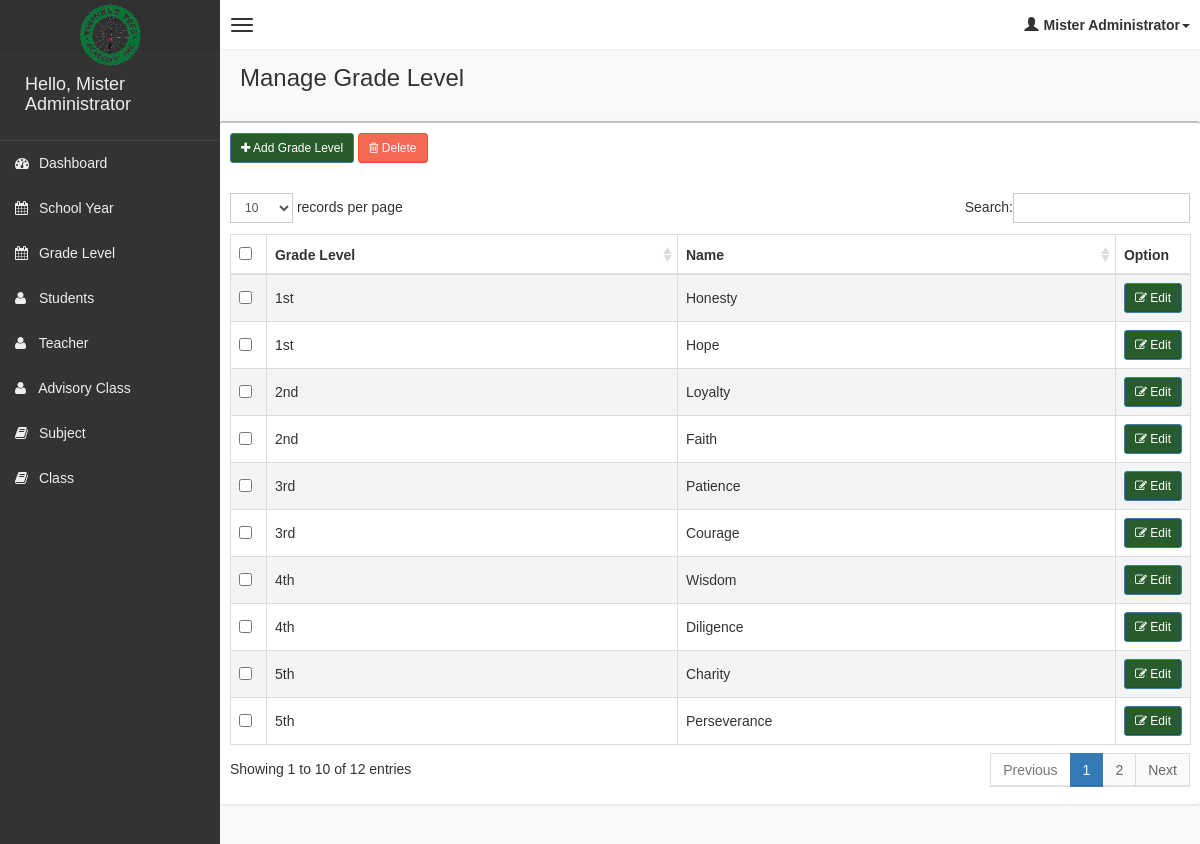
/system/pages/yearlevel/yearlevel.php (signed in), run on the app's committed database.
### tables this page shows
CREATE TABLE IF NOT EXISTS `tblyearlevel` (
  `id` int(11) NOT NULL AUTO_INCREMENT,
  `yearlevel` varchar(20) NOT NULL,
  `description` varchar(50) NOT NULL,
  PRIMARY KEY (`id`)
);

### system/pages/yearlevel/yearlevel.php (shortened to what this page needs)
<!DOCTYPE html>
<html>
    <?php include('../head_css.php'); ?>
    <body class="skin-black">
        <?php
        include "../connection.php";
        ?>
        <?php include('../header.php'); ?>
        <div class="wrapper row-offcanvas row-offcanvas-left">
            <?php include('../sidebar-left.php'); ?>
            <aside class="right-side">
                <section class="content-header">
                    <h1>
                        Manage Grade Level
                    </h1>
                </section>
                <section class="content">
                    <div class="row">
                            <div class="box">
                                <div class="box-header">
                                    <div style="padding:10px;">
                                        <button class="btn btn-primary btn-sm" style ="background-color: #285C2D; color: white;" data-toggle="modal" data-target="#addYLModal"><i class="fa fa-plus" aria-hidden="true"></i> Add Grade Level</button>
                                        <button class="btn btn-danger btn-sm" data-toggle="modal" data-target="#deleteModal"><i class="fa fa-trash-o" aria-hidden="true"></i> Delete</button>
                                    </div>
                                </div>
                                <div class="box-body table-responsive">
                                <form method="post">
                                    <table id="table" class="table table-bordered table-striped">
                                        <thead>
                                            <tr>
                                                <th style="width: 20px !important;"><input type="checkbox" name="chk_delete[]" class="cbxMain" onchange="checkMain(this)" /></th>
                                                <th>Grade Level</th>
                                                <th>Name</th>
                                                <th style="width: 40px !important;">Option</th>
                                            </tr>
                                        </thead>
                                        <tbody>
                                            <?php
                                            $squery = mysqli_query($con, "select * from tblyearlevel");
                                            while($row = mysqli_fetch_array($squery))
                                            {
                                                echo '
                                                <tr>
                                                    <td><input type="checkbox" name="chk_delete[]" class="chk_delete" value="'.$row['id'].'" /></td>
                                                    <td>'.$row['yearlevel'].'</td>
                                                    <td>'.$row['description'].'</td>
                                                    <td><button class="btn btn-primary btn-sm" style ="background-color: #285C2D; color: white;" data-target="#editModal'.$row['id'].'" data-toggle="modal"><i class="fa fa-pencil-square-o" aria-hidden="true"></i> Edit</button></td>
                                                </tr>
                                                ';
                                            }
                                            ?>
                                        </tbody>
                                    </table>
                                    </form>
                                </div>
                            </div>
                    </div>
                </section>
            </aside>
        </div>
    </body>
</html>

### system/pages/head_css.php (shortened to what this page needs)
<head>
    <link href="../../css/bootstrap.min.css" rel="stylesheet" type="text/css" />
    <link href="../../css/font-awesome.min.css" rel="stylesheet" type="text/css" />
    <link href="../../css/ionicons.min.css" rel="stylesheet" type="text/css" />
    <link href="../../js/morris/morris-0.4.3.min.css" rel="stylesheet" type="text/css" />
    <link href="../../css/AdminLTE.css" rel="stylesheet" type="text/css" />
    <link href="../../css/datatables/dataTables.bootstrap.css" rel="stylesheet" type="text/css" />
    <link href="../../css/bootstrap-datepicker.min.css" rel="stylesheet" type="text/css" />
</head>

### system/pages/header.php (shortened to what this page needs)
<?php
 echo  '<header class="header">
          <a href="../dashboard/dashboard.php" class="logo">
              <img src = "ttai.png" height="70" width="70">
          </a>
          <nav class="navbar navbar-static-top" role="navigation">
              <a href="#" class="navbar-btn sidebar-toggle" data-toggle="offcanvas" role="button">
                  <span class="sr-only">Toggle navigation</span>
                  <span class="icon-bar"></span>
                  <span class="icon-bar"></span>
                  <span class="icon-bar"></span>
              </a>
              <div class="navbar-right">
                  <ul class="nav navbar-nav">
                      <li class="dropdown user user-menu">
                          <a href="#" class="dropdown-toggle" data-toggle="dropdown">
                              <i class="glyphicon glyphicon-user"></i>';
                              if($_SESSION['role'] == "Administrator"){
                                  $user = mysqli_query($con,"SELECT * from tbladmin where id = '".$_SESSION['userid']."' ");
                                  while($row = mysqli_fetch_array($user)){
                                      echo'<span>'.$row['fname'].' '.$row['lname'].'<i class="caret"></i></span>';
                                  }
                              }
                              elseif($_SESSION['role'] == "Teacher"){
                                  $user = mysqli_query($con,"SELECT * from tblteacher where id = '".$_SESSION['userid']."' ");
                                  while($row = mysqli_fetch_array($user)){
                                      $_SESSION['user'] = $row['fname'].' '.$row['lname'];
                                      echo'<span>'.$row['fname'].' '.$row['lname'].'<i class="caret"></i></span>';
                                  }
                              }
                              elseif($_SESSION['role'] == "Student"){
                                  $user = mysqli_query($con,"SELECT * from tblrealadmin where id = '".$_SESSION['userid']."' ");
                                  while($row = mysqli_fetch_array($user)){
                                      $_SESSION['user'] = $row['fname'].' '.$row['lname'];
                                      echo'<span>'.$row['fname'].' '.$row['lname'].'<i class="caret"></i></span>';
                                  }
                              }
                          echo '</a>
                          <ul class="dropdown-menu">
                              <li class="user-header bg-light-blue">
                                  <p>
                                      '.$_SESSION['user'].'
                                  </p>
                              </li>
                              <li class="user-footer">
                                  <div class="pull-left">
                                      <a href="#" class="btn btn-default btn-flat" data-toggle="modal" data-target="#editProfileModal">Edit Profile</a>
                                  </div>
                                  <div class="pull-right">
                                      <a href="../../logout.php" class="btn btn-default btn-flat">Sign out</a>
                                  </div>
                              </li>
                          </ul>
                      </li>
                  </ul>
              </div>
          </nav>
      </header>'; ?>

### system/pages/sidebar-left.php (shortened to what this page needs)
<?php
	echo '
	<aside class="left-side sidebar-offcanvas">
                <section class="sidebar">
                    <div class="user-panel">
                        <div class="pull-left info">
                            <h4>Hello, ';
                                if($_SESSION['role'] == "Administrator"){
                                    $user = mysqli_query($con,"SELECT * from tbladmin where id = '".$_SESSION['userid']."' ");
                                    while($row = mysqli_fetch_array($user)){
                                        echo $row['fname'].' '.$row['lname'];
                                    }
                                }
                                elseif($_SESSION['role'] == "Teacher"){
                                    $user = mysqli_query($con,"SELECT * from tblteacher where id = '".$_SESSION['userid']."' ");
                                    while($row = mysqli_fetch_array($user)){
                                        $_SESSION['user'] = $row['fname'].' '.$row['lname'];
                                        echo $row['fname'].' '.$row['lname'];
                                    }
                                }
                                elseif($_SESSION['role'] == "Student"){
                                    $user = mysqli_query($con,"SELECT * from tblrealadmin where id = '".$_SESSION['userid']."' ");
                                    while($row = mysqli_fetch_array($user)){
                                        $_SESSION['user'] = $row['fname'].' '.$row['lname'];
                                        echo $row['fname'].' '.$row['lname'] ;
                                    }
                                }
                                echo '
                            </h4>
                        </div>
                    </div>
                    <ul class="sidebar-menu">';
                        if($_SESSION['role'] == "Administrator"){
                            echo '
                            <li>
                                <a href="../dashboard/dashboard.php">
                                    <i class="fa  fa-dashboard"></i> <span>Dashboard</span>
                                </a>
                            </li>
                            <li>
                                <a href="../schoolyear/schoolyear.php">
                                    <i class="fa fa-calendar"></i> <span>School Year</span>
                                </a>
                            </li>
                            <li>
                                <a href="../yearlevel/yearlevel.php">
                                    <i class="fa fa-calendar"></i> <span>Grade Level</span>
                                </a>
                            </li>
                            <li>
                                <a href="../student/student.php">
                                    <i class="fa fa-user"></i> <span>Students</span>
                                </a>
                            </li>
                            <li>
                                <a href="../teacher/teacher.php">
                                    <i class="fa fa-user"></i> <span>Teacher</span>
                                </a>
                            </li>
                            <li>
                                <a href="../teacheradvisory/teacheradvisory.php">
                                    <i class="fa fa-user"></i> <span>Advisory Class</span>
                                </a>
                            </li>
                            <li>
                                <a href="../subject/subject.php">
                                    <i class="fa fa-book"></i> <span>Subject</span>
                                </a>
                            </li>
                            <li>
                                <a href="../class/class.php">
                                    <i class="fa fa-book"></i> <span>Class</span>
                                </a>
                            </li>
                            <li>
                            </li>';
                        }
                        echo'
                    </ul>
                </section>
            </aside>
	';
?>

### data on the page
tblyearlevel: yearlevel "1st", description "Honesty"
tblyearlevel: yearlevel "1st", description "Hope"
tblyearlevel: yearlevel "2nd", description "Loyalty"
tblyearlevel: yearlevel "2nd", description "Faith"
tblyearlevel: yearlevel "3rd", description "Patience"
tblyearlevel: yearlevel "3rd", description "Courage"
tblyearlevel: yearlevel "4th", description "Wisdom"
tblyearlevel: yearlevel "4th", description "Diligence"
tblyearlevel: yearlevel "5th", description "Charity"
tblyearlevel: yearlevel "5th", description "Perseverance"

### other printed values
$row['fname'] "Mister"
$row['lname'] "Administrator"
